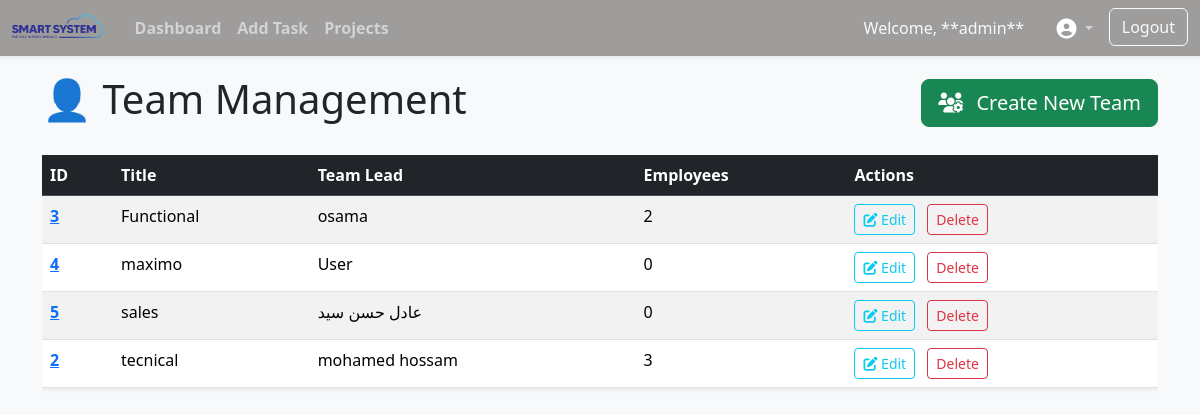
The page /teams/ (signed in) on the database as committed earlier.
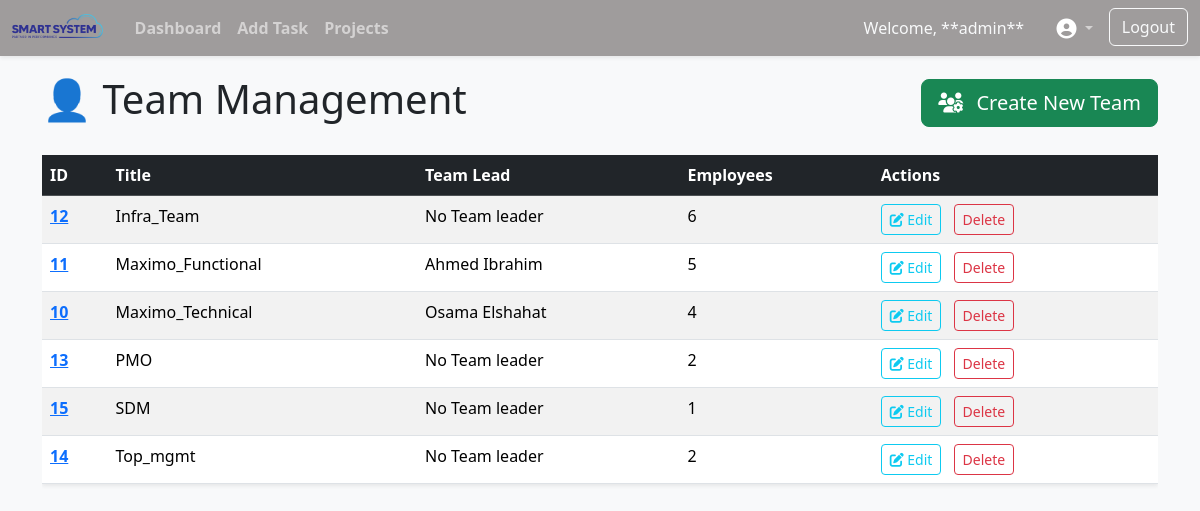
The same page on the database as committed later.
### app/models.py (models this page shows, shortened)
class Team(models.Model):
    title = models.CharField(max_length=100)
    team_lead = models.CharField(max_length=220, null=True)

class CustomUser(AbstractBaseUser, PermissionsMixin):
    ROLE_CHOICES = [
        ('admin', 'Administrator'),
        ('developer', 'Developer'),
        ('sales', 'Sales'),
        ('ceo', 'CEO '),
        ('project-manager', 'Project Manager'),
        ('leader', 'Leader'),
        ('top-manager', 'Top Manager'),
        ('delivery-manager', 'Delivery Manager'),
        ('engineer', 'Engineer'),
    ]
    username = models.CharField(max_length=150, unique=True)
    role = models.CharField(max_length=20, choices=ROLE_CHOICES)
    is_active = models.BooleanField(default=True)
    is_staff = models.BooleanField(default=False)
    full_name = models.CharField( max_length=220, default='User')
    team = models.ForeignKey(Team, on_delete=models.SET_NULL,
                              null=True, blank=True, related_name="employees")
    objects = CustomUserManager()
    date_joined = models.DateTimeField(auto_now_add=True)
    email = models.EmailField(null=True, blank=True)
    USERNAME_FIELD = 'username'
    REQUIRED_FIELDS = ['role']
    class Meta:
        ordering = ('-date_joined',)

### app/views.py (the view)
# urls.py: path('teams/', views.teams, name='teams'),
@user_passes_test(lambda u: is_admin(u) or is_manager(u) or is_leader(u), login_url=reverse_lazy('home'))
def teams(request):
    if is_leader(request.user):
        team_list = models.Team.objects.filter(team_lead=request.user.full_name)
    else:
        team_list = models.Team.objects.all().order_by('title')
    paginator = Paginator(team_list, PAGE_SIZE)
    page_number = request.GET.get('page')
    page_obj = paginator.get_page(page_number)
    return render(request, 'teams.html', {
        "page_obj": page_obj,
        "teams": page_obj.object_list,
        "users": models.CustomUser.objects.values('full_name')
    })

### app/views.py (called while the page is built)
def is_admin(user):
    return user.is_superuser or user.role == "admin"

def is_leader(user):
    return user.role == "leader"

### templates/teams.html (shortened to what this page needs)
{% extends 'base.html' %}
{% block content %}
<div class="d-flex justify-content-between align-items-center mb-4 animate__animated animate__fadeInDown">
    <h1>👤 Team Management</h1>
    {%if request.user.role != "leader" %}
    <button type="button" class="btn btn-success btn-lg" data-bs-toggle="modal" data-bs-target="#createteamModal">
        <i class="fas fa-users-cog me-2"></i> Create New Team
    </button>
    {%endif%}
</div>
<div class="table-responsive animate__animated animate__fadeInUp">
    <table class="table table-hover table-striped shadow-sm">
        <thead class="table-dark">
            <tr>
                <th>ID</th>
                <th>Title</th>
                <th>Team Lead</th>
                <th>Employees</th>
                <th>Actions</th>
              </tr>
        </thead>
        <tbody>
            {% for team in page_obj.object_list %}
            <tr id="team-row-{{ team.pk }}"
                data-team-id="{{ team.pk }}"
                data-title="{{ team.title }}"
               >
                <td class="fw-bold">
                <a href="{%url 'team_members' team.pk %}">
                    {{ team.pk }}
                </a>
                </td>
                <td>{{ team.title }}</td>
                <td>
                    {%if team.team_lead%}
                    {{ team.team_lead }}
                    {%else%}
                    ــــــــــ
                    {%endif%}
                </td>
                <td>
                    {{team.employees.all|length}}
                </td>
                <td>
                    <button class="btn btn-sm btn-outline-info me-2"
                            onclick="openEditTeamModal(
                                '{{ team.pk }}',
                                '{{ team.title|escapejs }}',
                                '{{ team.team_lead|escapejs }}'
                            )"
                            data-bs-toggle="modal" data-bs-target="#editteamModal">
                        <i class="fas fa-edit"></i> Edit
                    </button>
                    <button class="btn btn-sm btn-outline-danger"
                            onclick="openDeactivateModal(
                                '{{ team.pk }}',
                                '{{ team.title|escapejs }}'
                            )">
                    Delete
                    </button>
                </td>
            </tr>
            {% empty %}
            <tr>
                <td colspan="6" class="text-center text-muted">No teams found. Use the "Create New Team" button to start.</td>
            </tr>
            {% endfor %}
        </tbody>
    </table>
</div>
{% endblock %}

Rows that differ between the two databases and show on the page:
removed Team: pk "3", title "Functional", team_lead "osama", employees.all|length "2"
removed Team: pk "4", title "maximo", team_lead "User", employees.all|length "0"
removed Team: pk "5", title "sales", team_lead "عادل حسن سيد", employees.all|length "0"
removed Team: pk "2", title "tecnical", team_lead "mohamed hossam", employees.all|length "3"
added Team: pk "12", title "Infra_Team", team_lead "No Team leader", employees.all|length "6"
added Team: pk "11", title "Maximo_Functional", team_lead "Ahmed Ibrahim", employees.all|length "5"
added Team: pk "10", title "Maximo_Technical", team_lead "Osama Elshahat", employees.all|length "4"
added Team: pk "13", title "PMO", team_lead "No Team leader", employees.all|length "2"
added Team: pk "15", title "SDM", team_lead "No Team leader", employees.all|length "1"
added Team: pk "14", title "Top_mgmt", team_lead "No Team leader", employees.all|length "2"
